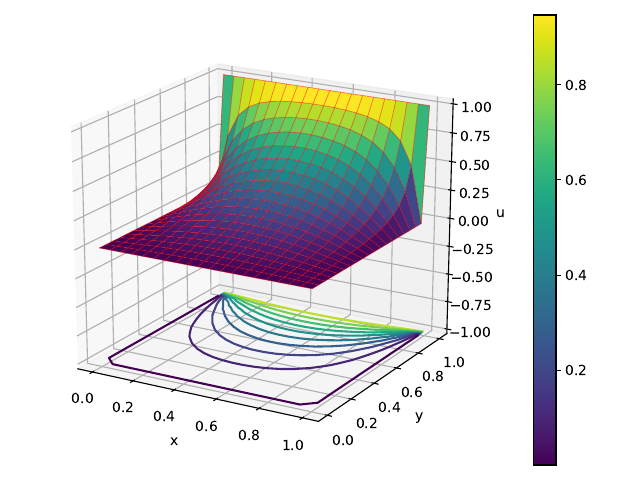

Reproduce this figure in Python.
## NOM DU PROGRAMME: Laplace.py
#% IMPORTATION
import numpy as np
import matplotlib.pyplot as plt
import mpl_toolkits.mplot3d
eps = 1e-5 # fractional error allowed
L = 1.0 # length of each side
N = int(input('number of grid points on a side −> '))
dy = dx = L/(N-1.0)
x = np.array(range(N))*dx
y = np.array(range(N))*dy
(x, y) = np.meshgrid(x, y)
u0 = np.zeros((N, N))
u1 = np.zeros((N, N))
# boundary conditions
for j in range(N):
    u1[j,N-1] = u0[j,N-1] = 1.0
# prepare animated plot

image = plt.imshow(u0.T, origin='lower', extent=(0.0, L, 0.0, L))
n = 0 # number of iterations
err = 1.0 # average error per site
while err > eps:
    # update animated plot
    image.set_data(u0.T)
    plt.title('itération %d'%n)
    plt.tight_layout()
    plt.show()
    plt.savefig("anim4/"+str(n)+".png")
    plt.pause(0.001)
    # next iteration in refinement
    n = n+1
    err = 0.0
    for j in range(1, N-1):
        for k in range(1, N-1):
            u1[j,k] = (u0[j-1,k]+u0[j+1,k]+u0[j,k-1]+u0[j,k+1])/4.0
            err += abs(u1[j,k]-u0[j,k])
    err /= N**2
    (u0, u1) = (u1, u0) # swap old and new arrays for next iteration
    
# surface plot of final solution

fig = plt.figure()
axis = fig.gca(projection='3d', azim=-60, elev=20)
surf = axis.plot_surface(x, y, u0.T, rstride=1, cstride=1, cmap='viridis')
wire = axis.plot_wireframe(x, y, u0.T, rstride=1+N//50, cstride=1+N//50,
                           color = "r", linewidth=0.5, alpha = 0.5)
axis.contour(x, y, u0.T, 10, zdir='z', offset=-1.0)
axis.set_xlabel('x')
axis.set_ylabel('y')
axis.set_zlabel('u')
axis.set_zlim(-1.0, 1.0)
fig.colorbar(surf)
plt.tight_layout()
plt.savefig("LaplaceJacobi.png"); plt.savefig("LaplaceJacobi.pdf")
plt.show()
            

